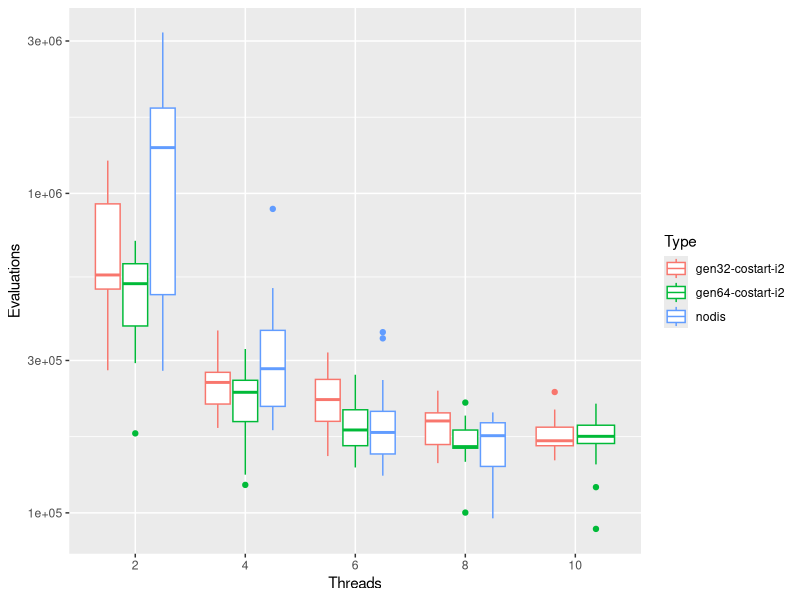
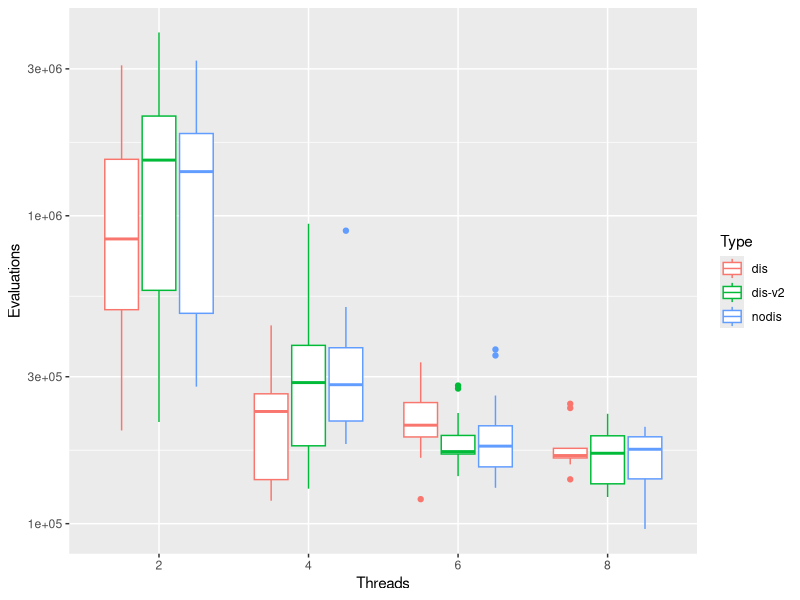
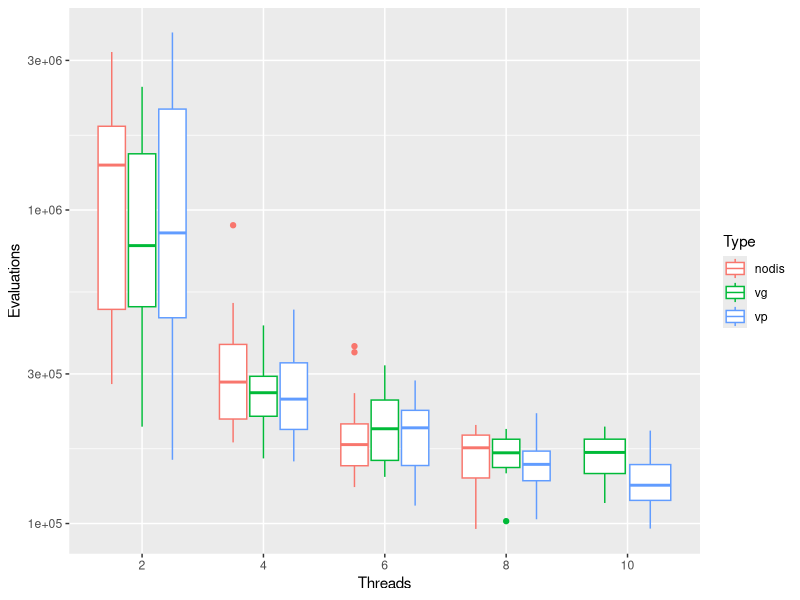
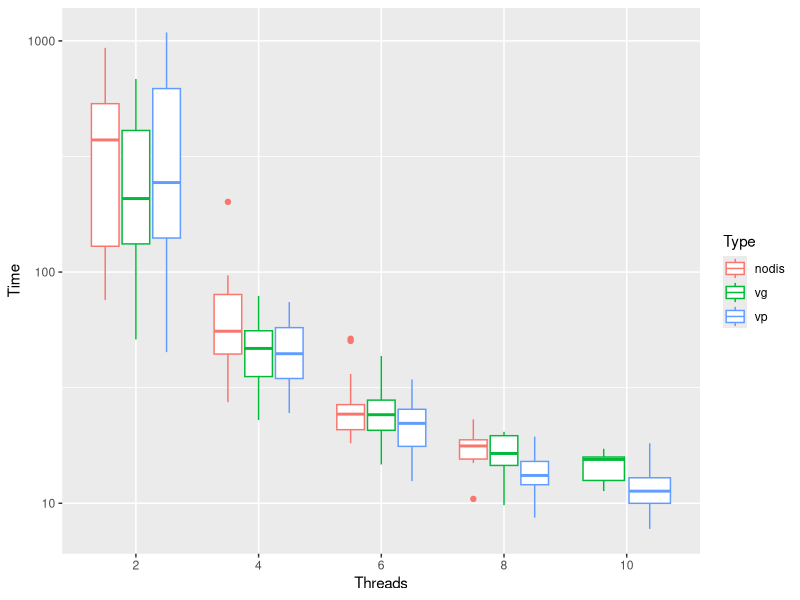
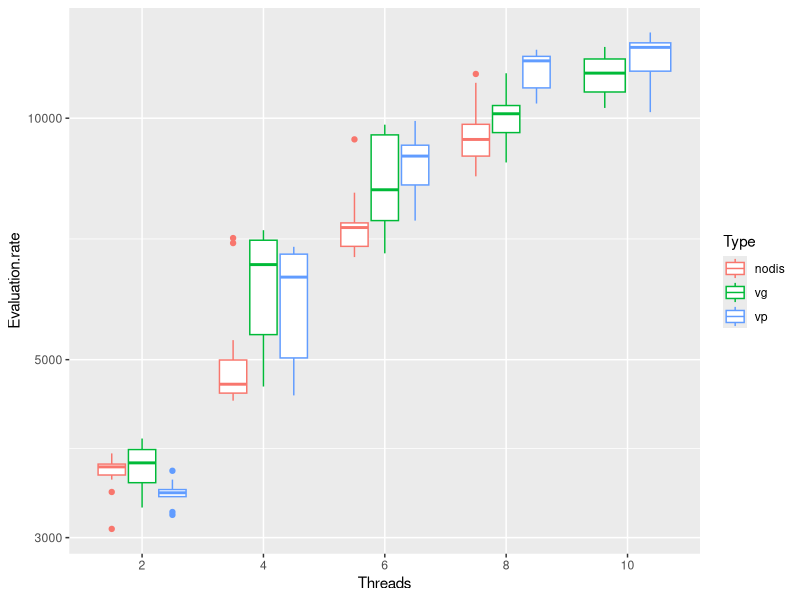

Generate these figures, in order, with R:
## ----gens, cache=FALSE,echo=FALSE,message=FALSE,warning=FALSE-----------------
library(ggplot2)
library(ggthemes)
library(rstatix)
library(tidyverse)

data.raw <- read.csv("code/leading-ones-ppsn.csv")
data <- data.raw[data.raw$Type == "gen32-costart-i2" | data.raw$Type == "gen64-costart-i2" | data.raw$Type == "nodis",]
data$Threads <- as.factor(data$Threads)
data$Evaluation.rate <- data$Evaluations/data$Time
data$Type <- as.factor(data$Type)
ggplot(data,aes(x=Threads,y=Evaluations,color=Type))+geom_boxplot()+scale_y_log10() #+geom_tufteboxplot()+theme_tufte()


## ----dis, cache=FALSE,echo=FALSE,message=FALSE,warning=FALSE------------------
data <- data.raw[data.raw$Type == "dis" | data.raw$Type == "dis-v2" | data.raw$Type == "nodis",]
data$Threads <- as.factor(data$Threads)
data$Evaluation.rate <- data$Evaluations/data$Time
data$Type <- as.factor(data$Type)
ggplot(data,aes(x=Threads,y=Evaluations,color=Type))+geom_boxplot()+scale_y_log10() #+geom_tufteboxplot()+theme_tufte()


## ----vpvg, cache=FALSE,echo=FALSE,message=FALSE,warning=FALSE-----------------
data <- data.raw[data.raw$Type == "vp" | data.raw$Type == "vg" | data.raw$Type == "nodis",]
data$Threads <- as.factor(data$Threads)
data$Evaluation.rate <- data$Evaluations/data$Time
data$Type <- as.factor(data$Type)
ggplot(data,aes(x=Threads,y=Evaluations,color=Type))+geom_boxplot()+scale_y_log10() #+geom_tufteboxplot()+theme_tufte()


## ----vpvgt, cache=FALSE,echo=FALSE,message=FALSE,warning=FALSE----------------
ggplot(data,aes(x=Threads,y=Time,color=Type))+geom_boxplot()+scale_y_log10() #+geom_tufteboxplot()+theme_tufte()


## ----vpvge, cache=FALSE,echo=FALSE,message=FALSE,warning=FALSE----------------
ggplot(data,aes(x=Threads,y=Evaluation.rate,color=Type))+geom_boxplot()+scale_y_log10() #+geom_tufteboxplot()+theme_tufte()

